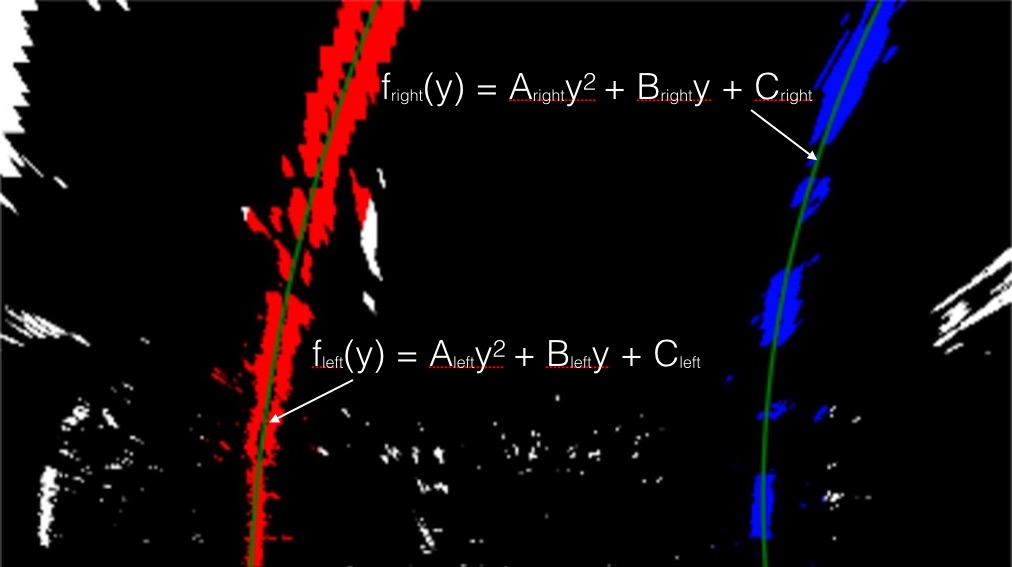
#> input picture examples/color_fit_lines.jpg, 1012 x 567 px, given in place of project_video.mp4, which was not available
$ python untitled1.py   (older library calls are emulated)
#> lines starting #> are read from the running program, lines starting #| are printed output that depends on the picture; after the words box and inside, x2 and y2 are one past the last pixel; in counts of white or black regions, pixels touching at a corner belong together; pictures that were not available may be replaced by others from this repository, and a replacement may not be noted
import numpy as np
import pandas as pd
import cv2
import time
import serial

s = serial.Serial("/dev/cu.usbserial-130", 115200)

video = cv2.VideoCapture("project_video.mp4")
cap = video

process = []
# Check if camera opened successfully
if (cap.isOpened()== False):
  print("Error opening video  file")


def img_threshold(img, s_thresh=(170, 255), sx_thresh=(20, 255)):

    undistorted_img = img
    hls = cv2.cvtColor(img, cv2.COLOR_RGB2HLS)

    l_channel = hls[:, :, 1]
    s_channel = hls[:, :, 2]


    sobelx = cv2.Sobel(l_channel, cv2.CV_64F, 1, 0)
    abs_sobelx = np.absolute(sobelx)
    scaled_sobel = np.uint8(255*abs_sobelx/np.max(abs_sobelx))

    sxbinary = np.zeros_like(scaled_sobel)
    sxbinary[(scaled_sobel >= sx_thresh[0]) & (scaled_sobel <= sx_thresh[1])] = 1

    s_binary = np.zeros_like(s_channel)
    s_binary[(s_channel >= s_thresh[0]) & (s_channel <= s_thresh[1])] = 1

    color_binary = np.dstack((np.zeros_like(sxbinary), sxbinary, s_binary)) * 255

    combined_binary = np.zeros_like(sxbinary)

    combined_binary[(s_binary == 1) | (sxbinary == 1)] = 1

    return combined_binary, undistorted_img


def perspective_transform(img):

    src = np.float32([[200, 720], [1100, 720], [595, 450], [685, 450]])
    dst = np.float32([[300, 720], [980, 720], [300, 0], [980, 0]])

    img_size = (img.shape[1],img.shape[0])

    M = cv2.getPerspectiveTransform(src, dst)
    warped = cv2.warpPerspective(img, M, img_size)

    return warped

# [15 lines left out: function inv_perspective_transform, not called in this run]

def get_hist(img):
    hist = np.sum(img[img.shape[0]//2:,:], axis=0)
    return hist


def find_lane_pixels(binary_warped):
    # Take a histogram of the bottom half of the image
    histogram = get_hist(binary_warped)

    # Find the peak of the left and right halves of the histogram
    # These will be the starting point for the left and right lines
    midpoint = np.int(histogram.shape[0]//2)
    leftx_base = np.argmax(histogram[:midpoint])
    rightx_base = np.argmax(histogram[midpoint:]) + midpoint

    # HYPERPARAMETERS
    # Choose the number of sliding windows
    nwindows = 9

    # Set the width of the windows +/- margin
    margin = 100

    # Set minimum number of pixels found to recenter window
    minpix = 200

    # Set height of windows - based on nwindows above and image shape
    window_height = np.int(binary_warped.shape[0]//nwindows)

    # Identify the x and y positions of all nonzero pixels in the image
    nonzero = binary_warped.nonzero()
    nonzeroy = np.array(nonzero[0])
    nonzerox = np.array(nonzero[1])

    # Current positions to be updated later for each window in nwindows
    leftx_current = leftx_base
    rightx_current = rightx_base

    # Create empty lists to receive left and right lane pixel indices
    left_lane_inds = []
    right_lane_inds = []

    # Step through the windows one by one
    for window in range(nwindows):

        # Identify window boundaries in x and y (and right and left)
        win_y_low = binary_warped.shape[0] - (window+1)*window_height
        win_y_high = binary_warped.shape[0] - window*window_height

        # the four boundaries of the window ###
        win_xleft_low   = leftx_current - margin
        win_xleft_high  = leftx_current + margin
        win_xright_low  = rightx_current - margin
        win_xright_high = rightx_current + margin

        # Identify the nonzero pixels in x and y within the window ###
        good_left_inds = ((nonzeroy >= win_y_low) & (nonzeroy < win_y_high) &
                            (nonzerox >= win_xleft_low) &  (nonzerox < win_xleft_high)).nonzero()[0]

        good_right_inds = ((nonzeroy >= win_y_low) & (nonzeroy < win_y_high) &
                            (nonzerox >= win_xright_low) &  (nonzerox < win_xright_high)).nonzero()[0]

        # Append these indices to the lists
        left_lane_inds.append(good_left_inds)
        right_lane_inds.append(good_right_inds)

        # if the no of pixels in the current window > minpix then update window center
        if len(good_left_inds) > minpix:
            leftx_current = np.int(np.mean(nonzerox[good_left_inds]))
        if len(good_right_inds) > minpix:
            rightx_current = np.int(np.mean(nonzerox[good_right_inds]))

    # Concatenate the arrays of indices (previously was a list of lists of pixels)
    try:
        left_lane_inds = np.concatenate(left_lane_inds)
        right_lane_inds = np.concatenate(right_lane_inds)

    except ValueError:
        # Avoids an error if the above is not implemented fully
        pass

    # Extract left and right line pixel positions
    leftx = nonzerox[left_lane_inds]
    lefty = nonzeroy[left_lane_inds]
    rightx = nonzerox[right_lane_inds]
    righty = nonzeroy[right_lane_inds]

    return leftx, lefty, rightx, righty

def fit_poly(leftx, lefty, rightx, righty):

    # Fit a second order polynomial to each with np.polyfit()
    left_fit = np.polyfit(lefty, leftx, 2)
    right_fit = np.polyfit(righty, rightx, 2)

    return left_fit, right_fit


# [31 lines left out: function search_around_poly, not called in this run]
# Read until video is completed


def measure_curvature_real(left_fit_cr, right_fit_cr, img_shape):
    '''
    Calculates the curvature of polynomial functions in meters.
    and returns the position of vehical relative to the center of the lane
    '''
    # Define conversions in x and y from pixels space to meters
    ym_per_pix = 30/720 # meters per pixel in y dimension
    xm_per_pix = 3.7/700 # meters per pixel in x dimension

    # Define y-value where we want radius of curvature
    # We'll choose the maximum y-value, corresponding to the bottom of the image
    y_eval = img_shape[0]

    # Calculation of R_curve (radius of curvature)
    left_curverad = ((1 + (2*left_fit_cr[0]*y_eval*ym_per_pix + left_fit_cr[1])**2)**1.5) / np.absolute(2*left_fit_cr[0])
    right_curverad = ((1 + (2*right_fit_cr[0]*y_eval*ym_per_pix + right_fit_cr[1])**2)**1.5) / np.absolute(2*right_fit_cr[0])

    # It was meentioned in one the course note that camera was mounted in the middle of the car,
    # so the postiion of the car is middle of the image, the we calculate the middle of lane using
    # two fitted polynomials
    car_pos = img_shape[1]/2
    left_lane_bottom_x = left_fit_cr[0]*img_shape[0]**2 + left_fit_cr[1]*img_shape[0] + left_fit_cr[2]
    right_lane_bottom_x = right_fit_cr[0]*img_shape[0]**2 + right_fit_cr[1]*img_shape[0] + right_fit_cr[2]
    lane_center_position = ((right_lane_bottom_x - left_lane_bottom_x) / 2) + left_lane_bottom_x
    car_center_offset = np.abs(car_pos - lane_center_position) * xm_per_pix

    return (left_curverad, right_curverad, car_center_offset)

# [29 lines left out: function draw_lane, not called in this run]


first_run = True
gleft_fit = gright_fit = None

def Pipeline(img):
    global first_run, gleft_fit, gright_fit


    threshold_img, undistorted_img = img_threshold(img)

    warped_img = perspective_transform(threshold_img)

    if first_run:
        leftx, lefty, rightx, righty = find_lane_pixels(warped_img)
        left_fit, right_fit = fit_poly(leftx, lefty, rightx, righty)
        gleft_fit = left_fit
        gright_fit = right_fit
        first_run = False
    else:
        leftx, lefty, rightx, righty = search_around_poly(warped_img, gleft_fit, gright_fit)
        left_fit, right_fit = fit_poly(leftx, lefty, rightx, righty)
        gleft_fit = left_fit
        gright_fit = right_fit

    #print(left_fitx, right_fitx)
    measures = measure_curvature_real(left_fit, right_fit, img)
    s.write(str.encode("{:.4f}".format(measures[2]) + "/n"))

    final_img = draw_lane(warped_img, undistorted_img, left_fit, right_fit)

    # writing lane curvature and vehical offset on the image
    font = cv2.FONT_HERSHEY_SIMPLEX
    fontColor = (0, 0, 0)
    fontSize = 1
    cv2.putText(final_img, 'Lane Curvature: {:.0f} m'.format(np.mean([measures[0],measures[1]])),
                (500, 620), font, fontSize, fontColor, 2)
    cv2.putText(final_img, 'Vehicle offset: {:.4f} m'.format(measures[2][0][0]), (500, 650), font, fontSize, fontColor, 2)

    return final_img


while(cap.isOpened()):

  # Capture frame-by-frame
  ret, frame = cap.read()
#> frame is the input picture: shape (567, 1012, 3); mean B, G, R 11.4, 8.2, 15.7
  frame = Pipeline(frame)
#> in img_threshold, `hls = cv2.cvtColor(img, cv2.COLOR_RGB2HLS)`: hls: shape (567, 1012, 3); mean of channels 0, 1, 2 14.2, 13.6, 37.6
#> in img_threshold, `l_channel = hls[:, :, 1]`:
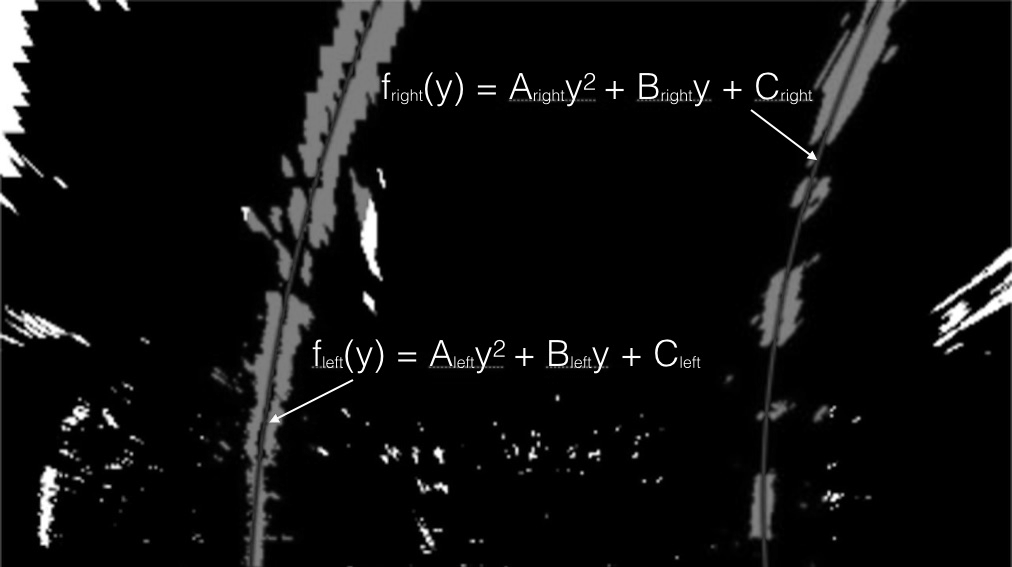
#> l_channel: shape (567, 1012); min 0, max 255, mean 13.6
#> in img_threshold, `s_channel = hls[:, :, 2]`:
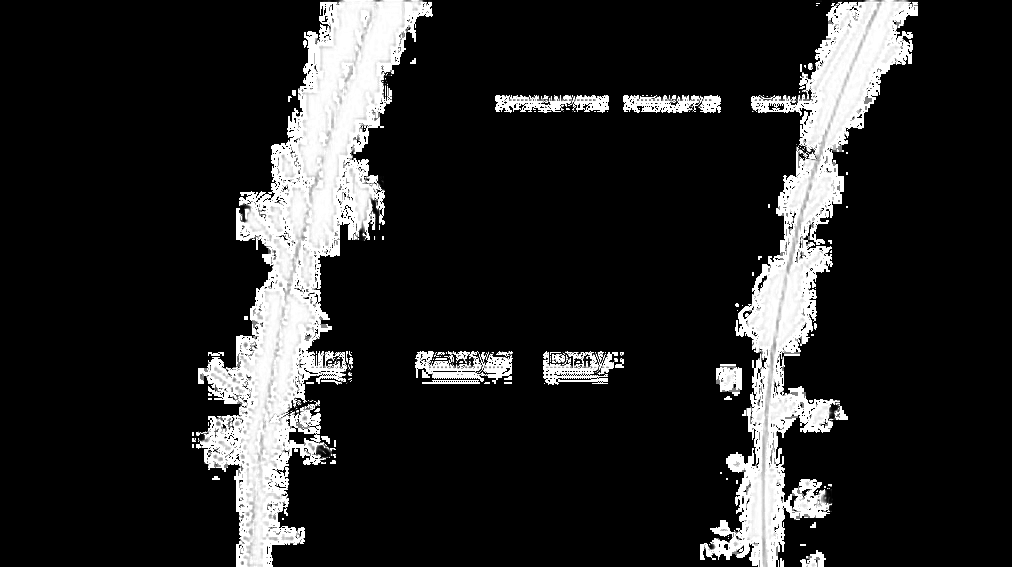
#> s_channel: shape (567, 1012); min 0, max 255, mean 37.6
#> in img_threshold, `sobelx = cv2.Sobel(l_channel, cv2.CV_64F, 1, 0)`:
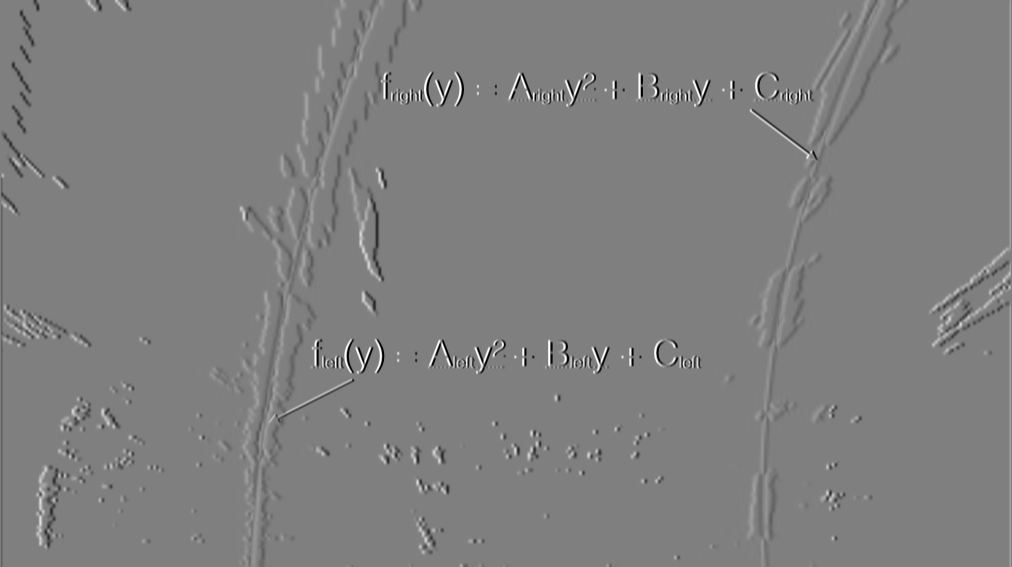
#> sobelx: shape (567, 1012) float64; min -1020, max 1020, mean -0.4; drawn with min black and max white
#> in img_threshold, `abs_sobelx = np.absolute(sobelx)`:
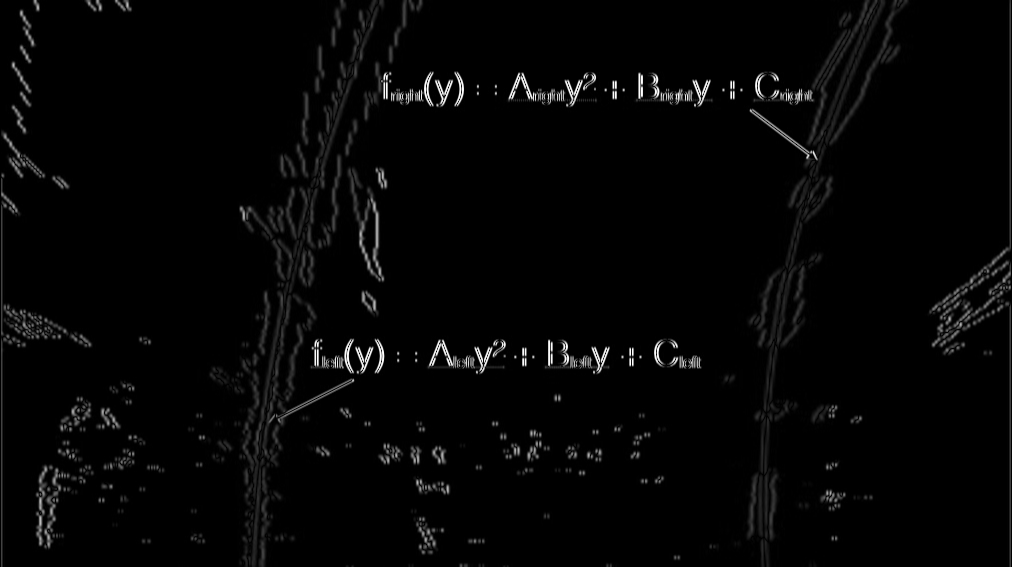
#> abs_sobelx: shape (567, 1012) float64; min 0, max 1020, mean 21.5; drawn with min black and max white
#> in Pipeline, `threshold_img, undistorted_img = img_threshold(img)`:
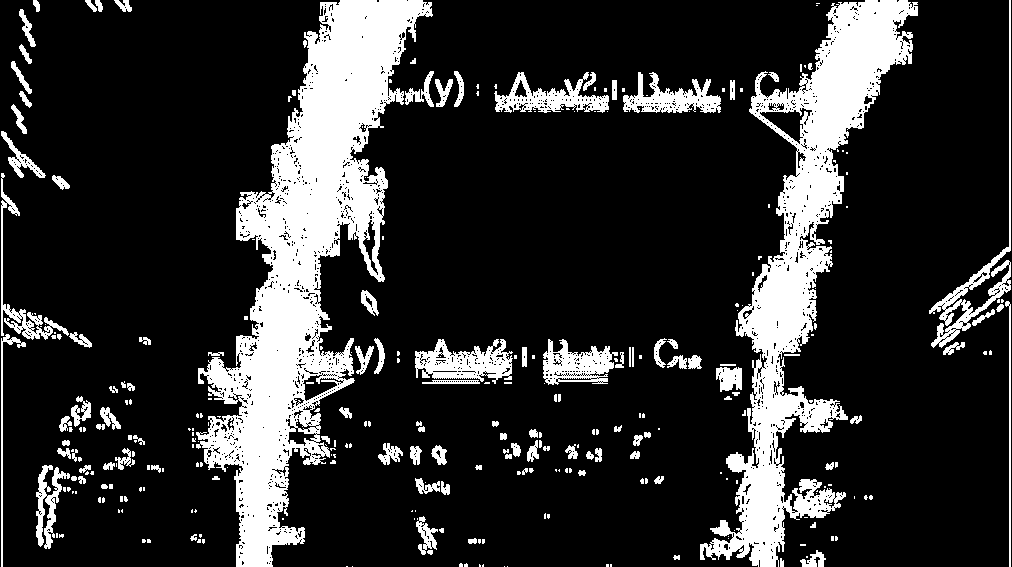
#> threshold_img: shape (567, 1012); values 0 (black) and 1 (white), 18.6% white; 304 white regions (184 under 20 px), largest, box (x1, y1, x2, y2) and area: (196, 0, 433, 567) 47385, (700, 0, 918, 567) 32884, (929, 0, 1011, 348) 2559
#> in perspective_transform, `warped = cv2.warpPerspective(img, M, img_size)`:
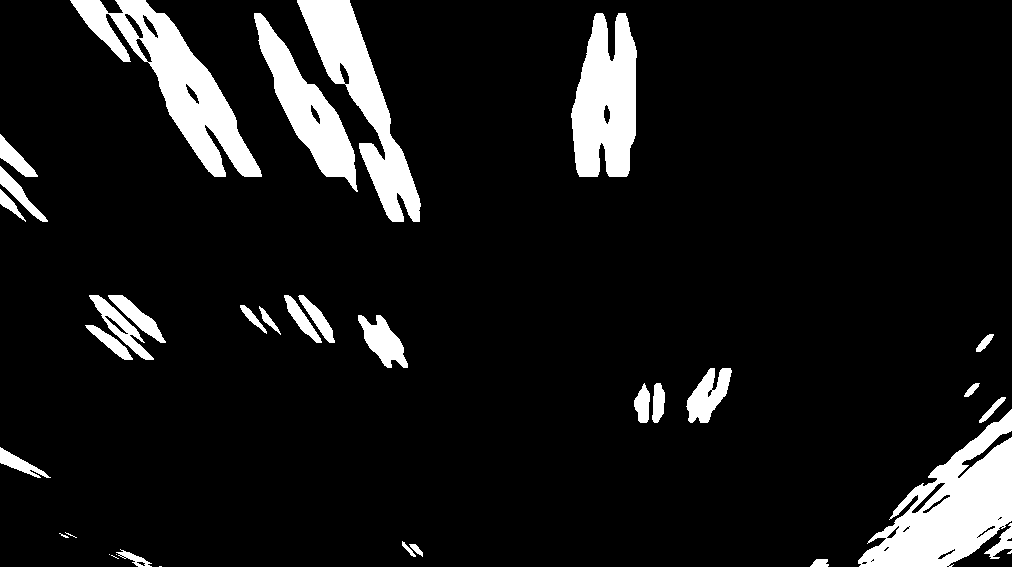
#> warped: shape (567, 1012); values 0 (black) and 1 (white), 9.6% white; 35 white regions (7 under 20 px), largest, box (x1, y1, x2, y2) and area: (858, 409, 1012, 567) 11636, (70, 0, 262, 177) 10245, (297, 0, 421, 222) 8436
#> in get_hist, `hist = np.sum(img[img.shape[0]//2:,:], axis=0)`: hist = 1012 values, max 132 at index 1010, min 0 at index 51, mean 20.73
#> in find_lane_pixels, `histogram = get_hist(binary_warped)`: histogram has the same summary as hist in get_hist
#> in find_lane_pixels, `leftx_base = np.argmax(histogram[:midpoint])`: leftx_base = 124
#> in find_lane_pixels, `rightx_base = np.argmax(histogram[midpoint:]) + midpoint`: rightx_base = 1010
#> in find_lane_pixels, `nonzero = binary_warped.nonzero()`: nonzero = 55191 positions, rows 0 to 566, columns 0 to 1011
#> in find_lane_pixels, `leftx_current = leftx_base`: leftx_current = 124
#> in find_lane_pixels, `rightx_current = rightx_base`: rightx_current = 1010
#> the loop in find_lane_pixels, `for window in range(nwindows):` made 9 passes
#> (win_xleft_low, win_xleft_high, win_xright_low, win_xright_high, leftx_current, rightx_current) on pass 1: (24, 224, 910, 1110, 125, 955)
#> (win_xleft_low, win_xleft_high, win_xright_low, win_xright_high, leftx_current) on passes 4, 5, 6, 7, 9: (25, 225, 892, 1092, 127), (27, 227, 892, 1092, 114), (14, 214, 892, 1092, 26), (-74, 126, 892, 1092, 12), (-88, 112, 892, 1092, 94)
#> after the loop in find_lane_pixels, `for window in range(nwindows):`: left_lane_inds = 9 items
#> in find_lane_pixels, `left_lane_inds = np.concatenate(left_lane_inds)`: left_lane_inds = 5169 values, max 55081 at index 263, min 0 at index 4164, mean 29686.7
#> in find_lane_pixels, `right_lane_inds = np.concatenate(right_lane_inds)`: right_lane_inds = 10648 values, max 55190 at index 5234, min 37620 at index 10506, mean 47680
#> in find_lane_pixels, `leftx = nonzerox[left_lane_inds]`: leftx = 5169 values, max 165 at index 1683, min 0 at index 3283, mean 88.43
#> in find_lane_pixels, `lefty = nonzeroy[left_lane_inds]`: lefty = 5169 values, max 566 at index 247, min 0 at index 4164, mean 246
#> in find_lane_pixels, `rightx = nonzerox[right_lane_inds]`: rightx = 10648 values, max 1011 at index 87, min 900 at index 9571, mean 965.5
#> in find_lane_pixels, `righty = nonzeroy[right_lane_inds]`: righty = 10648 values, max 566 at index 5195, min 334 at index 10506, mean 497.7
#> in fit_poly, `left_fit = np.polyfit(lefty, leftx, 2)`: left_fit = [0.000296, -0.0241, 70.15]
#> in fit_poly, `right_fit = np.polyfit(righty, rightx, 2)`: right_fit = [-0.00106, 0.73, 867.9]
#> in Pipeline, `left_fit, right_fit = fit_poly(leftx, lefty, rightx, righty)`: left_fit = [0.000296, -0.0241, 70.15]; right_fit = [-0.00106, 0.73, 867.9]
#> in Pipeline, `gleft_fit = left_fit`: gleft_fit = [0.000296, -0.0241, 70.15]
#> in Pipeline, `gright_fit = right_fit`: gright_fit = [-0.00106, 0.73, 867.9]
#> in measure_curvature_real, `y_eval = img_shape[0]`: y_eval = 1012 rows, first 8: [255, 255, 255], [255, 255, 255], [255, 255, 255], [255, 255, 255], [255, 255, 255], [255, 255, 255], [255, 255, 255], [255, 255, 255]
#> in measure_curvature_real, `left_curverad = ((1 + (2*left_fit_cr[0]*y_eval*ym_per_pix + left_fit_c..`: left_curverad = 1012 rows, first 8: [1689.9, 1689.9, 1689.9], [1689.9, 1689.9, 1689.9], [1689.9, 1689.9, 1689.9], [1689.9, 1689.9, 1689.9], [1689.9, 1689.9, 1689.9], [1689.9, 1689.9, 1689.9], [1689.9, 1689.9, 1689.9], [1689.9, 1689.9, 1689.9]
#> in measure_curvature_real, `right_curverad = ((1 + (2*right_fit_cr[0]*y_eval*ym_per_pix + right_fi..`: right_curverad = 1012 rows, first 8: [863.2, 863.2, 863.2], [863.2, 863.2, 863.2], [863.2, 863.2, 863.2], [863.2, 863.2, 863.2], [863.2, 863.2, 863.2], [863.2, 863.2, 863.2], [863.2, 863.2, 863.2], [863.2, 863.2, 863.2]
#> in measure_curvature_real, `car_pos = img_shape[1]/2`: car_pos = 1012 rows, first 8: [127.5, 127.5, 127.5], [127.5, 127.5, 127.5], [127.5, 127.5, 127.5], [127.5, 127.5, 127.5], [127.5, 127.5, 127.5], [127.5, 127.5, 127.5], [127.5, 127.5, 127.5], [127.5, 127.5, 127.5]
#> in measure_curvature_real, `left_lane_bottom_x = left_fit_cr[0]*img_shape[0]**2 + left_fit_cr[1]*i..`: left_lane_bottom_x = 1012 rows, first 8: [64.01, 64.01, 64.01], [64.01, 64.01, 64.01], [64.01, 64.01, 64.01], [64.01, 64.01, 64.01], [64.01, 64.01, 64.01], [64.01, 64.01, 64.01], [64.01, 64.01, 64.01], [64.01, 64.01, 64.01]
#> in measure_curvature_real, `right_lane_bottom_x = right_fit_cr[0]*img_shape[0]**2 + right_fit_cr[1..`: right_lane_bottom_x = 1012 rows, first 8: [1054, 1054, 1054], [1054, 1054, 1054], [1054, 1054, 1054], [1054, 1054, 1054], [1054, 1054, 1054], [1054, 1054, 1054], [1054, 1054, 1054], [1054, 1054, 1054]
#> in measure_curvature_real, `lane_center_position = ((right_lane_bottom_x - left_lane_bottom_x) / 2..`: lane_center_position = 1012 rows, first 8: [559, 559, 559], [559, 559, 559], [559, 559, 559], [559, 559, 559], [559, 559, 559], [559, 559, 559], [559, 559, 559], [559, 559, 559]
#> in measure_curvature_real, `car_center_offset = np.abs(car_pos - lane_center_position) * xm_per_pix`: car_center_offset = 1012 rows, first 8: [2.28, 2.28, 2.28], [2.28, 2.28, 2.28], [2.28, 2.28, 2.28], [2.28, 2.28, 2.28], [2.28, 2.28, 2.28], [2.28, 2.28, 2.28], [2.28, 2.28, 2.28], [2.28, 2.28, 2.28]
#> (the run stopped early here; a loop or call above may not have finished)
